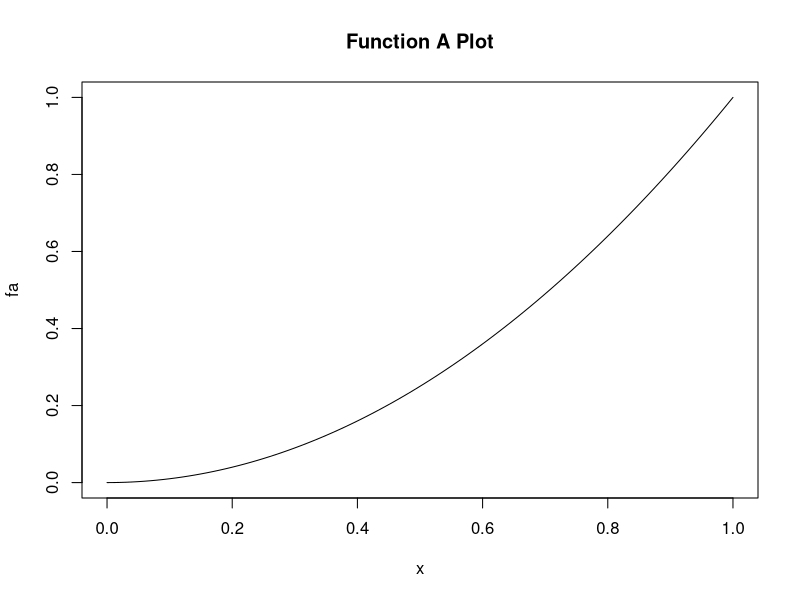
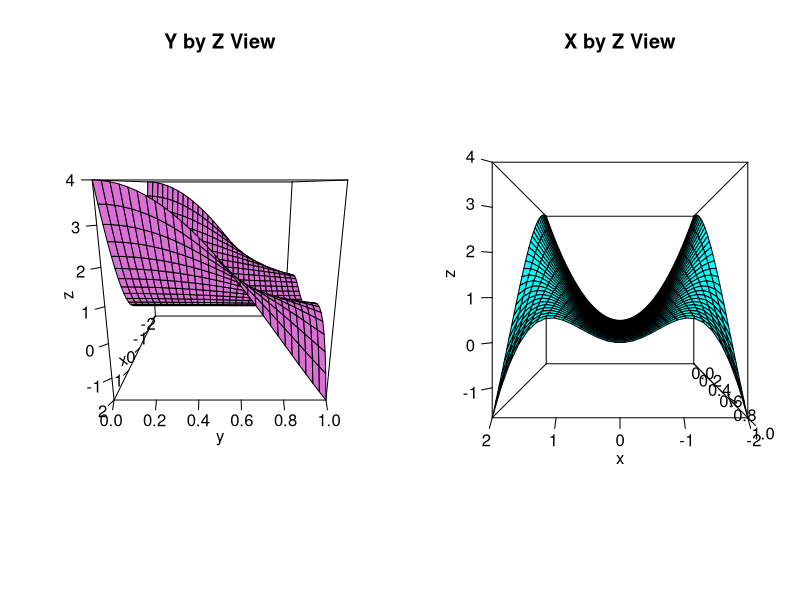
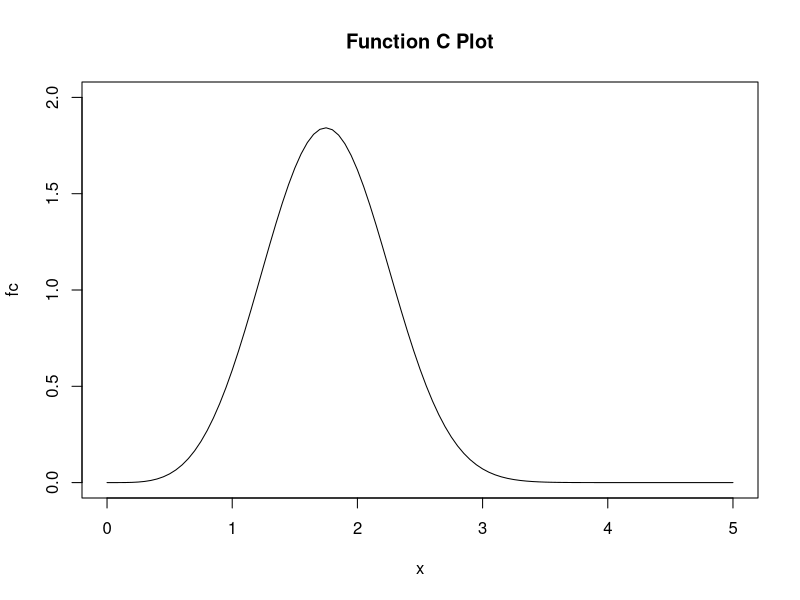

Write R code to recreate these figures, in order.
#Samantha Maillie and Ariel Sim 
#Homework 4 Problem 1


# Dart Board Method
#a true answer = 1/3

fa <-function(x){
  return (x^2)
}

plot(fa, main = "Function A Plot")

count = 0
n = 999
for (i in 1:n){
  x = runif(1,0,1)
  y = runif(1,0,1)
  if(y < fa(x)){
    count = count + 1
  }
}
estimate = count / n
estimate

#b true answer = 3.48318

fb <-function(x, y){
  return ((x^2)*cos(x*y))
}

x <- seq(-2, 2, length = 30)  ## already in increasing order
y <- seq(0, 1, length = 30)  ## already in increasing order
f <- fb
z <- outer(x, y, f)  ## evaluation on grid; obtain a matrix `z`
par(mfrow=c(1,2))
persp(x, y, z, col = "orchid", ticktype = "detailed", 
      xlim = c(-2,2), ylim = c(0,1), theta = 90, phi = 15,
      main = "Y by Z View")
persp(x, y, z, col = "cyan", ticktype = "detailed", 
      xlim = c(-2,2), ylim = c(0,1), theta = 180, phi = 0,
      main = "X by Z View")
par(mfrow=c(1,1))



count = 0
n = 100000
for (i in 1:n){
  x = runif(1,-2,2)
  y = runif(1,0,1)
  z = runif(1,-1.7,4)
  if(z >= 0 && z <= fb(x,y)){
    count = count + 1
  }
  if(z <0 && z <= fb(x,y)){
    count = count - 1
  }
}
boxVol = 5.7*4*1
prob = abs(count) / n
estimate =boxVol*prob
estimate


#c approximated as 2.27477 via integral-calculator.com
fc <- function(x){
  return ( (3/4)* x^4 * exp(-(x^3)/4))
}

plot(fc, main = "Function C Plot", 
     xlim = c(0,5), 
     ylim = c(0,2))

count = 0
n = 999
for (i in 1:n){
  x = runif(1,0,3)
  y = runif(1,0,2)
  if(y < fc(x)){
    count = count + 1
  }
}
prob = count / n
estimate = prob* (3*2)
estimate
